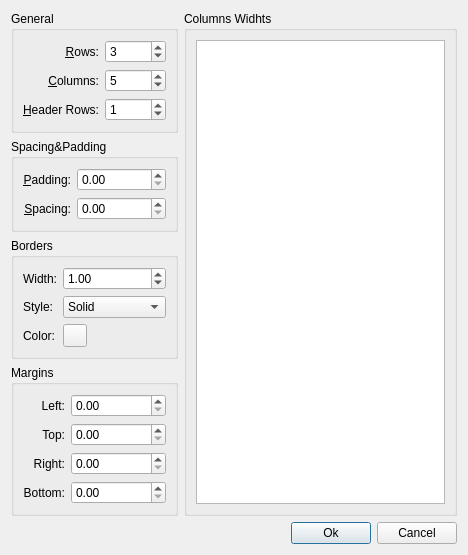
<?xml version="1.0" encoding="UTF-8"?>
<ui version="4.0">
 <class>TablePropertiesDialog</class>
 <widget class="QDialog" name="TablePropertiesDialog">
  <property name="geometry">
   <rect>
    <x>0</x>
    <y>0</y>
    <width>468</width>
    <height>504</height>
   </rect>
  </property>
  <property name="windowTitle">
   <string>Table Properies</string>
  </property>
  <layout class="QVBoxLayout" name="verticalLayout_3">
   <item>
    <layout class="QHBoxLayout" name="horizontalLayout">
     <item>
      <layout class="QVBoxLayout" name="verticalLayout_2">
       <item>
        <widget class="QGroupBox" name="groupBox_3">
         <property name="title">
          <string>General</string>
         </property>
         <layout class="QGridLayout" name="gridLayout_3">
          <item row="0" column="0">
           <widget class="QLabel" name="label_8">
            <property name="text">
             <string>&amp;Rows:</string>
            </property>
            <property name="alignment">
             <set>Qt::AlignRight|Qt::AlignTrailing|Qt::AlignVCenter</set>
            </property>
            <property name="buddy">
             <cstring>rowsSpinBox</cstring>
            </property>
           </widget>
          </item>
          <item row="0" column="1">
           <widget class="QSpinBox" name="rowsSpinBox">
            <property name="sizePolicy">
             <sizepolicy hsizetype="Minimum" vsizetype="Fixed">
              <horstretch>1</horstretch>
              <verstretch>0</verstretch>
             </sizepolicy>
            </property>
            <property name="minimum">
             <number>1</number>
            </property>
            <property name="maximum">
             <number>20000</number>
            </property>
            <property name="value">
             <number>3</number>
            </property>
           </widget>
          </item>
          <item row="1" column="0">
           <widget class="QLabel" name="label_7">
            <property name="text">
             <string>&amp;Columns:</string>
            </property>
            <property name="alignment">
             <set>Qt::AlignRight|Qt::AlignTrailing|Qt::AlignVCenter</set>
            </property>
            <property name="buddy">
             <cstring>columnsSpinBox</cstring>
            </property>
           </widget>
          </item>
          <item row="1" column="1">
           <widget class="QSpinBox" name="columnsSpinBox">
            <property name="sizePolicy">
             <sizepolicy hsizetype="Minimum" vsizetype="Fixed">
              <horstretch>1</horstretch>
              <verstretch>0</verstretch>
             </sizepolicy>
            </property>
            <property name="minimum">
             <number>1</number>
            </property>
            <property name="maximum">
             <number>40</number>
            </property>
            <property name="value">
             <number>5</number>
            </property>
           </widget>
          </item>
          <item row="2" column="0">
           <widget class="QLabel" name="label_9">
            <property name="text">
             <string>&amp;Header Rows:</string>
            </property>
            <property name="alignment">
             <set>Qt::AlignRight|Qt::AlignTrailing|Qt::AlignVCenter</set>
            </property>
            <property name="buddy">
             <cstring>headerRowsSpinBox</cstring>
            </property>
           </widget>
          </item>
          <item row="2" column="1">
           <widget class="QSpinBox" name="headerRowsSpinBox">
            <property name="sizePolicy">
             <sizepolicy hsizetype="Minimum" vsizetype="Fixed">
              <horstretch>1</horstretch>
              <verstretch>0</verstretch>
             </sizepolicy>
            </property>
            <property name="minimum">
             <number>0</number>
            </property>
            <property name="maximum">
             <number>3</number>
            </property>
            <property name="value">
             <number>1</number>
            </property>
           </widget>
          </item>
         </layout>
        </widget>
       </item>
       <item>
        <widget class="QGroupBox" name="groupBox_5">
         <property name="title">
          <string>Spacing&amp;&amp;Padding</string>
         </property>
         <layout class="QGridLayout" name="gridLayout_4">
          <item row="0" column="0">
           <widget class="QLabel" name="label_6">
            <property name="text">
             <string>&amp;Padding:</string>
            </property>
            <property name="alignment">
             <set>Qt::AlignRight|Qt::AlignTrailing|Qt::AlignVCenter</set>
            </property>
            <property name="buddy">
             <cstring>paddingSpinBox</cstring>
            </property>
           </widget>
          </item>
          <item row="0" column="1">
           <widget class="QDoubleSpinBox" name="paddingSpinBox">
            <property name="sizePolicy">
             <sizepolicy hsizetype="Minimum" vsizetype="Fixed">
              <horstretch>1</horstretch>
              <verstretch>0</verstretch>
             </sizepolicy>
            </property>
           </widget>
          </item>
          <item row="1" column="0">
           <widget class="QLabel" name="label_5">
            <property name="text">
             <string>&amp;Spacing:</string>
            </property>
            <property name="alignment">
             <set>Qt::AlignRight|Qt::AlignTrailing|Qt::AlignVCenter</set>
            </property>
            <property name="buddy">
             <cstring>spacingSpinBox</cstring>
            </property>
           </widget>
          </item>
          <item row="1" column="1">
           <widget class="QDoubleSpinBox" name="spacingSpinBox">
            <property name="sizePolicy">
             <sizepolicy hsizetype="Minimum" vsizetype="Fixed">
              <horstretch>1</horstretch>
              <verstretch>0</verstretch>
             </sizepolicy>
            </property>
           </widget>
          </item>
         </layout>
        </widget>
       </item>
       <item>
        <widget class="QGroupBox" name="groupBox">
         <property name="title">
          <string>Borders</string>
         </property>
         <layout class="QFormLayout" name="formLayout">
          <item row="0" column="0">
           <widget class="QLabel" name="label_10">
            <property name="text">
             <string>Width:</string>
            </property>
            <property name="alignment">
             <set>Qt::AlignRight|Qt::AlignTrailing|Qt::AlignVCenter</set>
            </property>
            <property name="buddy">
             <cstring>spacingSpinBox</cstring>
            </property>
           </widget>
          </item>
          <item row="0" column="1">
           <widget class="QDoubleSpinBox" name="widthSpinBox">
            <property name="sizePolicy">
             <sizepolicy hsizetype="Minimum" vsizetype="Fixed">
              <horstretch>1</horstretch>
              <verstretch>0</verstretch>
             </sizepolicy>
            </property>
            <property name="value">
             <double>1.000000000000000</double>
            </property>
           </widget>
          </item>
          <item row="1" column="0">
           <widget class="QLabel" name="label_11">
            <property name="text">
             <string>Style:</string>
            </property>
            <property name="alignment">
             <set>Qt::AlignRight|Qt::AlignTrailing|Qt::AlignVCenter</set>
            </property>
            <property name="buddy">
             <cstring>spacingSpinBox</cstring>
            </property>
           </widget>
          </item>
          <item row="1" column="1">
           <widget class="QComboBox" name="borderStyleComboBox">
            <property name="sizePolicy">
             <sizepolicy hsizetype="Preferred" vsizetype="Fixed">
              <horstretch>1</horstretch>
              <verstretch>0</verstretch>
             </sizepolicy>
            </property>
            <property name="currentIndex">
             <number>2</number>
            </property>
            <item>
             <property name="text">
              <string>Dotted</string>
             </property>
            </item>
            <item>
             <property name="text">
              <string>Dashed</string>
             </property>
            </item>
            <item>
             <property name="text">
              <string>Solid</string>
             </property>
            </item>
            <item>
             <property name="text">
              <string>Double</string>
             </property>
            </item>
            <item>
             <property name="text">
              <string>DotDash</string>
             </property>
            </item>
            <item>
             <property name="text">
              <string>DotDotDash</string>
             </property>
            </item>
            <item>
             <property name="text">
              <string>Groove</string>
             </property>
            </item>
            <item>
             <property name="text">
              <string>Ridge</string>
             </property>
            </item>
            <item>
             <property name="text">
              <string>Inset</string>
             </property>
            </item>
            <item>
             <property name="text">
              <string>Outset</string>
             </property>
            </item>
           </widget>
          </item>
          <item row="2" column="0">
           <widget class="QLabel" name="label_12">
            <property name="text">
             <string>Color:</string>
            </property>
            <property name="alignment">
             <set>Qt::AlignRight|Qt::AlignTrailing|Qt::AlignVCenter</set>
            </property>
            <property name="buddy">
             <cstring>spacingSpinBox</cstring>
            </property>
           </widget>
          </item>
          <item row="2" column="1">
           <widget class="QToolButton" name="borderColorButton">
            <property name="text">
             <string/>
            </property>
           </widget>
          </item>
         </layout>
        </widget>
       </item>
       <item>
        <widget class="QGroupBox" name="groupBox_2">
         <property name="title">
          <string>Margins</string>
         </property>
         <layout class="QGridLayout" name="gridLayout_2">
          <item row="0" column="1">
           <widget class="QDoubleSpinBox" name="leftMarginSpinBox">
            <property name="sizePolicy">
             <sizepolicy hsizetype="Minimum" vsizetype="Fixed">
              <horstretch>1</horstretch>
              <verstretch>0</verstretch>
             </sizepolicy>
            </property>
            <property name="maximum">
             <double>40.000000000000000</double>
            </property>
            <property name="singleStep">
             <double>0.500000000000000</double>
            </property>
           </widget>
          </item>
          <item row="1" column="1">
           <widget class="QDoubleSpinBox" name="topMarginSpinBox">
            <property name="maximum">
             <double>40.000000000000000</double>
            </property>
            <property name="singleStep">
             <double>0.500000000000000</double>
            </property>
           </widget>
          </item>
          <item row="1" column="0">
           <widget class="QLabel" name="label_2">
            <property name="text">
             <string>Top:</string>
            </property>
            <property name="alignment">
             <set>Qt::AlignRight|Qt::AlignTrailing|Qt::AlignVCenter</set>
            </property>
           </widget>
          </item>
          <item row="0" column="0">
           <widget class="QLabel" name="label">
            <property name="text">
             <string>Left:</string>
            </property>
            <property name="alignment">
             <set>Qt::AlignRight|Qt::AlignTrailing|Qt::AlignVCenter</set>
            </property>
           </widget>
          </item>
          <item row="3" column="0">
           <widget class="QLabel" name="label_4">
            <property name="text">
             <string>Bottom:</string>
            </property>
            <property name="alignment">
             <set>Qt::AlignRight|Qt::AlignTrailing|Qt::AlignVCenter</set>
            </property>
           </widget>
          </item>
          <item row="2" column="1">
           <widget class="QDoubleSpinBox" name="rightMarginSpinBox">
            <property name="maximum">
             <double>40.000000000000000</double>
            </property>
            <property name="singleStep">
             <double>0.500000000000000</double>
            </property>
           </widget>
          </item>
          <item row="2" column="0">
           <widget class="QLabel" name="label_3">
            <property name="text">
             <string>Right:</string>
            </property>
            <property name="alignment">
             <set>Qt::AlignRight|Qt::AlignTrailing|Qt::AlignVCenter</set>
            </property>
           </widget>
          </item>
          <item row="3" column="1">
           <widget class="QDoubleSpinBox" name="bottomMarginSpinBox">
            <property name="maximum">
             <double>40.000000000000000</double>
            </property>
            <property name="singleStep">
             <double>0.500000000000000</double>
            </property>
           </widget>
          </item>
          <item row="4" column="1">
           <spacer name="verticalSpacer">
            <property name="orientation">
             <enum>Qt::Vertical</enum>
            </property>
            <property name="sizeHint" stdset="0">
             <size>
              <width>20</width>
              <height>40</height>
             </size>
            </property>
           </spacer>
          </item>
         </layout>
        </widget>
       </item>
      </layout>
     </item>
     <item>
      <widget class="QGroupBox" name="groupBox_4">
       <property name="title">
        <string>Columns Widhts</string>
       </property>
       <layout class="QVBoxLayout" name="verticalLayout">
        <item>
         <widget class="QTableView" name="columnWidthstableView"/>
        </item>
       </layout>
      </widget>
     </item>
    </layout>
   </item>
   <item>
    <layout class="QHBoxLayout" name="horizontalLayout_2">
     <item>
      <spacer name="horizontalSpacer">
       <property name="orientation">
        <enum>Qt::Horizontal</enum>
       </property>
       <property name="sizeHint" stdset="0">
        <size>
         <width>40</width>
         <height>20</height>
        </size>
       </property>
      </spacer>
     </item>
     <item>
      <widget class="QPushButton" name="okButton">
       <property name="text">
        <string>Ok</string>
       </property>
       <property name="default">
        <bool>true</bool>
       </property>
      </widget>
     </item>
     <item>
      <widget class="QPushButton" name="cancelButton">
       <property name="text">
        <string>Cancel</string>
       </property>
      </widget>
     </item>
    </layout>
   </item>
  </layout>
 </widget>
 <tabstops>
  <tabstop>rowsSpinBox</tabstop>
  <tabstop>columnsSpinBox</tabstop>
  <tabstop>headerRowsSpinBox</tabstop>
  <tabstop>leftMarginSpinBox</tabstop>
  <tabstop>topMarginSpinBox</tabstop>
  <tabstop>rightMarginSpinBox</tabstop>
  <tabstop>bottomMarginSpinBox</tabstop>
  <tabstop>okButton</tabstop>
  <tabstop>cancelButton</tabstop>
 </tabstops>
 <resources/>
 <connections>
  <connection>
   <sender>cancelButton</sender>
   <signal>clicked()</signal>
   <receiver>TablePropertiesDialog</receiver>
   <slot>reject()</slot>
   <hints>
    <hint type="sourcelabel">
     <x>334</x>
     <y>284</y>
    </hint>
    <hint type="destinationlabel">
     <x>358</x>
     <y>267</y>
    </hint>
   </hints>
  </connection>
 </connections>
</ui>
